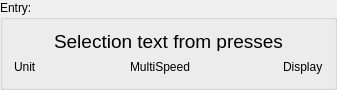
    <widget class="QGroupBox" name="groupBox">
     <property name="minimumSize">
      <size>
       <width>0</width>
       <height>90</height>
      </size>
     </property>
     <property name="maximumSize">
      <size>
       <width>16777215</width>
       <height>90</height>
      </size>
     </property>
     <property name="title">
      <string>Entry:</string>
     </property>
     <layout class="QVBoxLayout" name="verticalLayout">
      <item>
       <layout class="QHBoxLayout" name="horizontalLayout_10">
        <item>
         <spacer name="horizontalSpacer_37">
          <property name="orientation">
           <enum>Qt::Horizontal</enum>
          </property>
          <property name="sizeHint" stdset="0">
           <size>
            <width>40</width>
            <height>20</height>
           </size>
          </property>
         </spacer>
        </item>
        <item>
         <widget class="QLabel" name="entryLabel">
          <property name="font">
           <font>
            <pointsize>14</pointsize>
           </font>
          </property>
          <property name="text">
           <string>Selection text from presses</string>
          </property>
         </widget>
        </item>
        <item>
         <spacer name="horizontalSpacer_38">
          <property name="orientation">
           <enum>Qt::Horizontal</enum>
          </property>
          <property name="sizeHint" stdset="0">
           <size>
            <width>40</width>
            <height>20</height>
           </size>
          </property>
         </spacer>
        </item>
       </layout>
      </item>
      <item>
       <layout class="QHBoxLayout" name="horizontalLayout_11">
        <item>
         <widget class="QLabel" name="unitLabel">
          <property name="text">
           <string>Unit</string>
          </property>
         </widget>
        </item>
        <item>
         <spacer name="horizontalSpacer_39">
          <property name="orientation">
           <enum>Qt::Horizontal</enum>
          </property>
          <property name="sizeHint" stdset="0">
           <size>
            <width>40</width>
            <height>20</height>
           </size>
          </property>
         </spacer>
        </item>
        <item>
         <widget class="QLabel" name="speedLabel">
          <property name="text">
           <string>MultiSpeed</string>
          </property>
         </widget>
        </item>
        <item>
         <spacer name="horizontalSpacer_40">
          <property name="orientation">
           <enum>Qt::Horizontal</enum>
          </property>
          <property name="sizeHint" stdset="0">
           <size>
            <width>40</width>
            <height>20</height>
           </size>
          </property>
         </spacer>
        </item>
        <item>
         <widget class="QLabel" name="displayLabel">
          <property name="text">
           <string>Display</string>
          </property>
         </widget>
        </item>
       </layout>
      </item>
     </layout>
    </widget>
